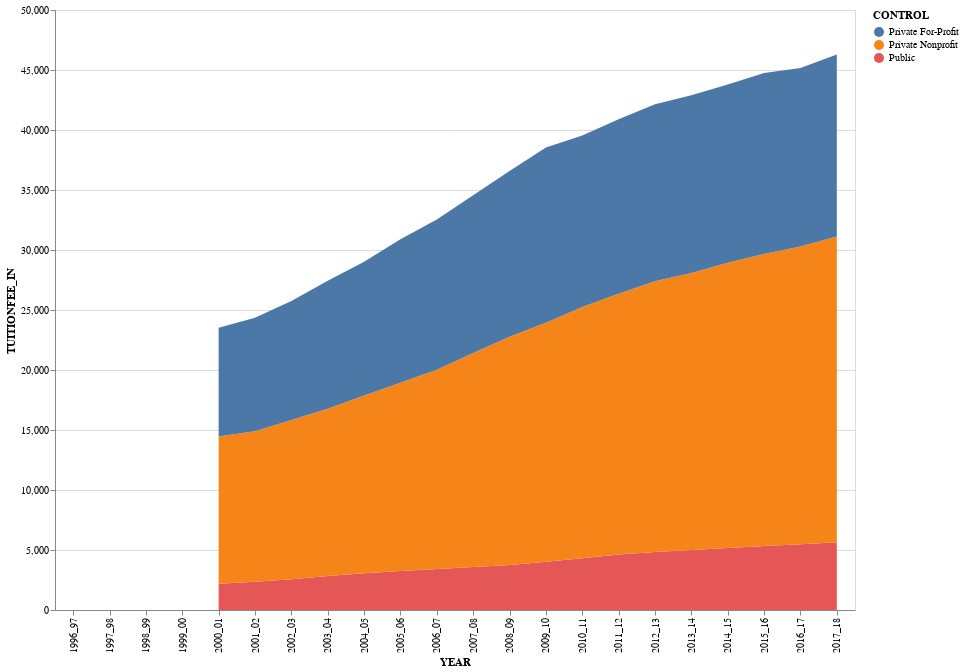

The cell this chart's notebook holds for it:
### Code cell
bars = alt.Chart(grouped).mark_area().encode(
    y='TUITIONFEE_IN:Q',
    x='YEAR:N',
    color='CONTROL'
)

bars = bars.properties(
    width=800,
    height=600   
)

bars

### Figure 1 — Vega-Lite specification as saved in the notebook (floating-point values rounded to 4 significant figures)
{"config": {"view": {"continuousWidth": 400, "continuousHeight": 300}}, "data": {"name": "data-5c1cc17dc61e67f7714c9d06ea1ff7c6"}, "mark": "area", "encoding": {"color": {"type": "nominal", "field": "CONTROL"}, "x": {"type": "nominal", "field": "YEAR"}, "y": {"type": "quantitative", "field": "TUITIONFEE_IN"}}, "height": 600, "width": 800, "$schema": "https://vega.github.io/schema/vega-lite/v4.0.2.json", "datasets": {"data-5c1cc17dc61e67f7714c9d06ea1ff7c6": [{"YEAR": "1996_97", "CONTROL": "Public", "TUITIONFEE_IN": null}, {"YEAR": "1996_97", "CONTROL": "Private Nonprofit", "TUITIONFEE_IN": null}, {"YEAR": "1996_97", "CONTROL": "Private For-Profit", "TUITIONFEE_IN": null}, {"YEAR": "1997_98", "CONTROL": "Public", "TUITIONFEE_IN": null}, {"YEAR": "1997_98", "CONTROL": "Private Nonprofit", "TUITIONFEE_IN": null}, {"YEAR": "1997_98", "CONTROL": "Private For-Profit", "TUITIONFEE_IN": null}, {"YEAR": "1998_99", "CONTROL": "Public", "TUITIONFEE_IN": null}, {"YEAR": "1998_99", "CONTROL": "Private Nonprofit", "TUITIONFEE_IN": null}, {"YEAR": "1998_99", "CONTROL": "Private For-Profit", "TUITIONFEE_IN": null}, {"YEAR": "1999_00", "CONTROL": "Public", "TUITIONFEE_IN": null}, {"YEAR": "1999_00", "CONTROL": "Private Nonprofit", "TUITIONFEE_IN": null}, {"YEAR": "1999_00", "CONTROL": "Private For-Profit", "TUITIONFEE_IN": null}, {"YEAR": "2000_01", "CONTROL": "Public", "TUITIONFEE_IN": 2180.0}, {"YEAR": "2000_01", "CONTROL": "Private Nonprofit", "TUITIONFEE_IN": 12290.0}, {"YEAR": "2000_01", "CONTROL": "Private For-Profit", "TUITIONFEE_IN": 9058.0}, {"YEAR": "2001_02", "CONTROL": "Public", "TUITIONFEE_IN": 2346.0}, {"YEAR": "2001_02", "CONTROL": "Private Nonprofit", "TUITIONFEE_IN": 12540.0}, {"YEAR": "2001_02", "CONTROL": "Private For-Profit", "TUITIONFEE_IN": 9473.0}, {"YEAR": "2002_03", "CONTROL": "Public", "TUITIONFEE_IN": 2552.0}, {"YEAR": "2002_03", "CONTROL": "Private Nonprofit", "TUITIONFEE_IN": 13270.0}, {"YEAR": "2002_03", "CONTROL": "Private For-Profit", "TUITIONFEE_IN": 9934.0}, {"YEAR": "2003_04", "CONTROL": "Public", "TUITIONFEE_IN": 2839.0}, {"YEAR": "2003_04", "CONTROL": "Private Nonprofit", "TUITIONFEE_IN": 13930.0}, {"YEAR": "2003_04", "CONTROL": "Private For-Profit", "TUITIONFEE_IN": 10660.0}, {"YEAR": "2004_05", "CONTROL": "Public", "TUITIONFEE_IN": 3059.0}, {"YEAR": "2004_05", "CONTROL": "Private Nonprofit", "TUITIONFEE_IN": 14810.0}, {"YEAR": "2004_05", "CONTROL": "Private For-Profit", "TUITIONFEE_IN": 11150.0}, {"YEAR": "2005_06", "CONTROL": "Public", "TUITIONFEE_IN": 3256.0}, {"YEAR": "2005_06", "CONTROL": "Private Nonprofit", "TUITIONFEE_IN": 15680.0}, {"YEAR": "2005_06", "CONTROL": "Private For-Profit", "TUITIONFEE_IN": 11960.0}, {"YEAR": "2006_07", "CONTROL": "Public", "TUITIONFEE_IN": 3418.0}, {"YEAR": "2006_07", "CONTROL": "Private Nonprofit", "TUITIONFEE_IN": 16590.0}, {"YEAR": "2006_07", "CONTROL": "Private For-Profit", "TUITIONFEE_IN": 12530.0}, {"YEAR": "2007_08", "CONTROL": "Public", "TUITIONFEE_IN": 3589.0}, {"YEAR": "2007_08", "CONTROL": "Private Nonprofit", "TUITIONFEE_IN": 17830.0}, {"YEAR": "2007_08", "CONTROL": "Private For-Profit", "TUITIONFEE_IN": 13150.0}, {"YEAR": "2008_09", "CONTROL": "Public", "TUITIONFEE_IN": 3754.0}, {"YEAR": "2008_09", "CONTROL": "Private Nonprofit", "TUITIONFEE_IN": 19010.0}, {"YEAR": "2008_09", "CONTROL": "Private For-Profit", "TUITIONFEE_IN": 13820.0}, {"YEAR": "2009_10", "CONTROL": "Public", "TUITIONFEE_IN": 4013.0}, {"YEAR": "2009_10", "CONTROL": "Private Nonprofit", "TUITIONFEE_IN": 19930.0}, {"YEAR": "2009_10", "CONTROL": "Private For-Profit", "TUITIONFEE_IN": 14600.0}, {"YEAR": "2010_11", "CONTROL": "Public", "TUITIONFEE_IN": 4307.0}, {"YEAR": "2010_11", "CONTROL": "Private Nonprofit", "TUITIONFEE_IN": 20940.0}, {"YEAR": "2010_11", "CONTROL": "Private For-Profit", "TUITIONFEE_IN": 14300.0}, {"YEAR": "2011_12", "CONTROL": "Public", "TUITIONFEE_IN": 4615.0}, {"YEAR": "2011_12", "CONTROL": "Private Nonprofit", "TUITIONFEE_IN": 21740.0}, {"YEAR": "2011_12", "CONTROL": "Private For-Profit", "TUITIONFEE_IN": 14530.0}, {"YEAR": "2012_13", "CONTROL": "Public", "TUITIONFEE_IN": 4832.0}, {"YEAR": "2012_13", "CONTROL": "Private Nonprofit", "TUITIONFEE_IN": 22570.0}, {"YEAR": "2012_13", "CONTROL": "Private For-Profit", "TUITIONFEE_IN": 14760.0}, {"YEAR": "2013_14", "CONTROL": "Public", "TUITIONFEE_IN": 5003.0}, {"YEAR": "2013_14", "CONTROL": "Private Nonprofit", "TUITIONFEE_IN": 23080.0}, {"YEAR": "2013_14", "CONTROL": "Private For-Profit", "TUITIONFEE_IN": 14820.0}, {"YEAR": "2014_15", "CONTROL": "Public", "TUITIONFEE_IN": 5160.0}, {"YEAR": "2014_15", "CONTROL": "Private Nonprofit", "TUITIONFEE_IN": 23770.0}, {"YEAR": "2014_15", "CONTROL": "Private For-Profit", "TUITIONFEE_IN": 14870.0}, {"YEAR": "2015_16", "CONTROL": "Public", "TUITIONFEE_IN": 5324.0}, {"YEAR": "2015_16", "CONTROL": "Private Nonprofit", "TUITIONFEE_IN": 24340.0}, {"YEAR": "2015_16", "CONTROL": "Private For-Profit", "TUITIONFEE_IN": 15100.0}, {"YEAR": "2016_17", "CONTROL": "Public", "TUITIONFEE_IN": 5470.0}, {"YEAR": "2016_17", "CONTROL": "Private Nonprofit", "TUITIONFEE_IN": 24820.0}, {"YEAR": "2016_17", "CONTROL": "Private For-Profit", "TUITIONFEE_IN": 14880.0}, {"YEAR": "2017_18", "CONTROL": "Public", "TUITIONFEE_IN": 5641.0}, {"YEAR": "2017_18", "CONTROL": "Private Nonprofit", "TUITIONFEE_IN": 25490.0}, {"YEAR": "2017_18", "CONTROL": "Private For-Profit", "TUITIONFEE_IN": 15150.0}]}}
